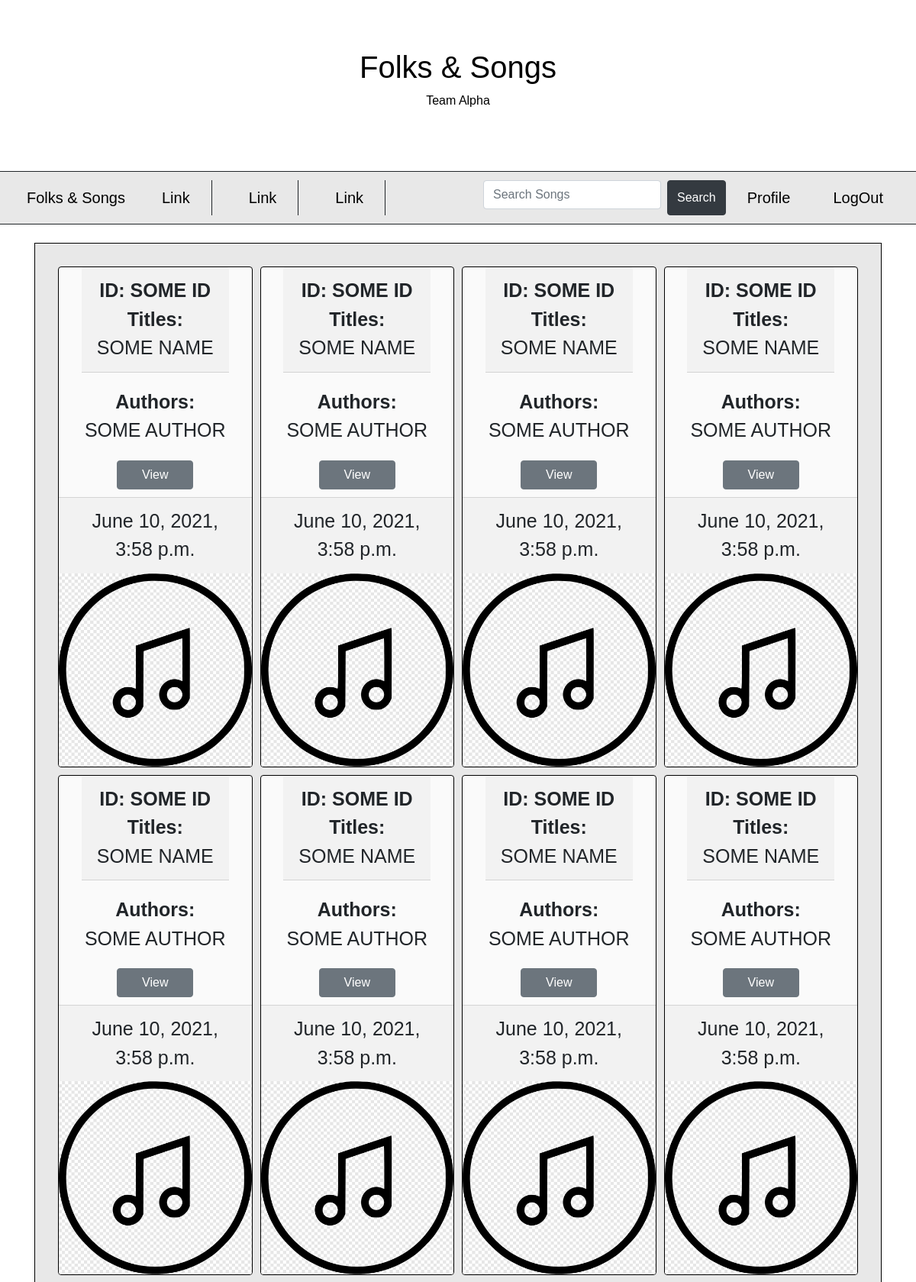
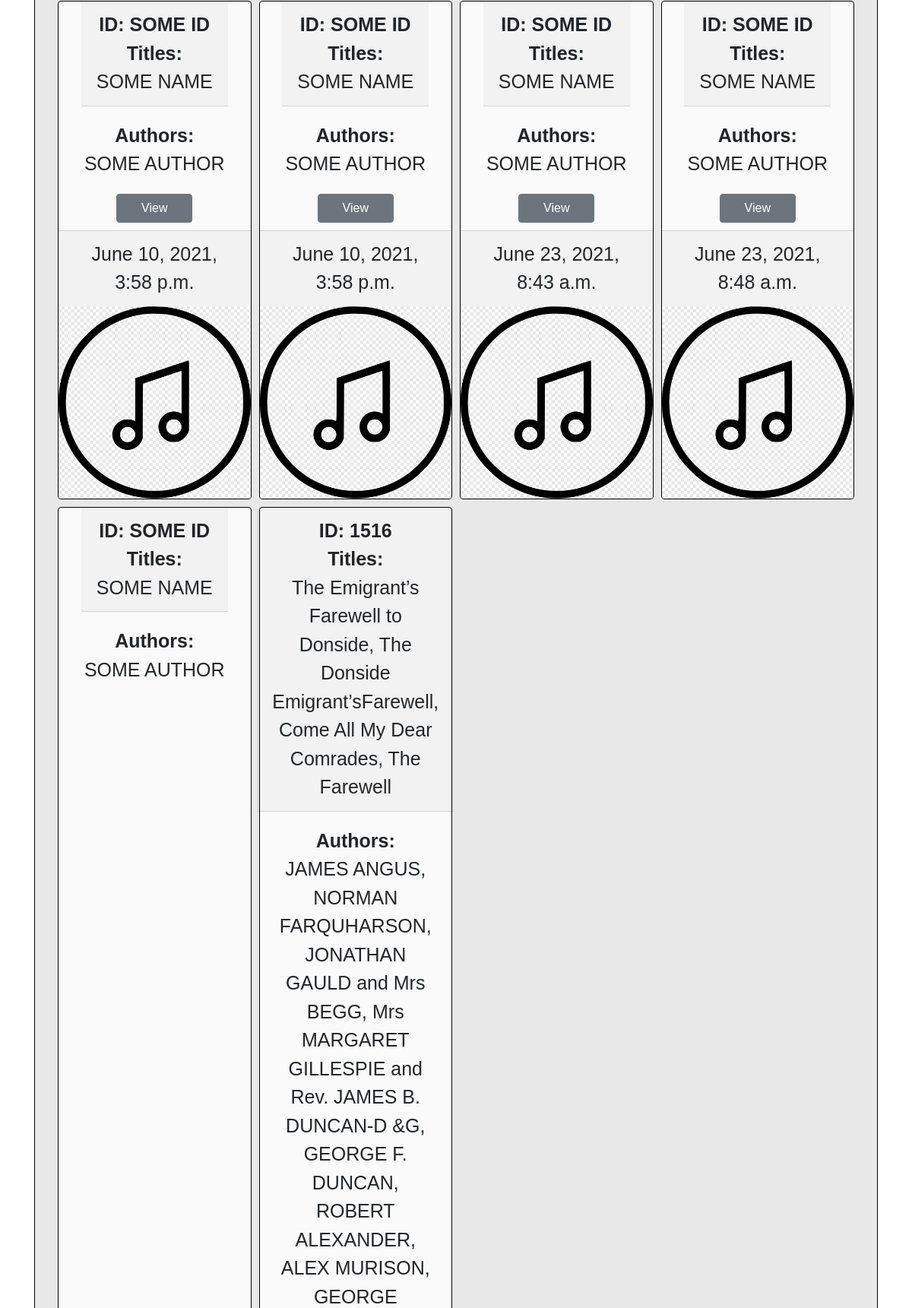
The app's page / (signed in, upper part) with its own data (2 pictures, top to bottom).
### folksongs/models.py (models this page shows, shortened)
class Song(models.Model):
    songID = models.CharField(max_length=30, default="SOME ID")
    songName = models.TextField()
    songAuthor = models.TextField()
    description = models.TextField()
    created_date = models.DateTimeField(auto_now_add=True)

### folksongs/views.py (the view)
# urls.py: 2. Add a URL to urlpatterns:  path('', views.home, name='home')
def home(request):
    songs = Song.objects.all()
    return render(request, 'home.html', {'songs': songs})

### folksongs/templates/home.html
{% extends 'base.html' %}
{% block content %}
<div class="container">
	<div class="grid-container">
		{% for song in songs %}
		<div class="card card-home">
			<div class="card-header"><b>ID: {{song.songID}}</b> <br> <b>Titles:</b> <br>{{song.songName}}</div>
			<div class="card-body"><b>Authors:</b> <br>{{song.songAuthor}}</div>
			<a href="{% url 'song' id=song.id %}" class="btn btn-secondary btn-home">View</a>
			<div class="card-footer">{{song.created_date}}</div>
			<img class="card-img-bottom" src="/static/imgGleb/music.png" alt="hmm" style="width:100%">
		</div>
		{% endfor %}
	</div>
</div>
{% endblock %}

### static/style.css (style rules this page uses)
* * { box-sizing: border-box; font-family: Arial, Helvetica, sans-serif; }
.grid-container { display: grid; grid-template-columns: auto auto auto auto; grid-gap: 10px; background-color: rgb(232, 232, 232); border: 1px solid black; padding: 30px; margin-bottom: 150px; }
.grid-container > div { background-color: rgba(255, 255, 255, 0.8); border: 1px solid black; text-align: center; font-size: 25px; }
.card-home { align-items: center; }
.btn-home { width: 100px; margin-bottom: 10px; }

### records on screen
Song: songID "SOME ID", songName "SOME NAME", songAuthor "SOME AUTHOR", created_date "June 10, 2021, 3:58 p.m."
Song: songID "SOME ID", songName "SOME NAME", songAuthor "SOME AUTHOR", created_date "June 10, 2021, 3:58 p.m."
Song: songID "SOME ID", songName "SOME NAME", songAuthor "SOME AUTHOR", created_date "June 10, 2021, 3:58 p.m."
Song: songID "SOME ID", songName "SOME NAME", songAuthor "SOME AUTHOR", created_date "June 10, 2021, 3:58 p.m."
Song: songID "SOME ID", songName "SOME NAME", songAuthor "SOME AUTHOR", created_date "June 10, 2021, 3:58 p.m."
Song: songID "SOME ID", songName "SOME NAME", songAuthor "SOME AUTHOR", created_date "June 10, 2021, 3:58 p.m."
Song: songID "SOME ID", songName "SOME NAME", songAuthor "SOME AUTHOR", created_date "June 10, 2021, 3:58 p.m."
Song: songID "SOME ID", songName "SOME NAME", songAuthor "SOME AUTHOR", created_date "June 10, 2021, 3:58 p.m."
Song: songID "SOME ID", songName "SOME NAME", songAuthor "SOME AUTHOR", created_date "June 10, 2021, 3:58 p.m."
Song: songID "SOME ID", songName "SOME NAME", songAuthor "SOME AUTHOR", created_date "June 10, 2021, 3:58 p.m."
Song: songID "SOME ID", songName "SOME NAME", songAuthor "SOME AUTHOR", created_date "June 23, 2021, 8:43 a.m."
Song: songID "SOME ID", songName "SOME NAME", songAuthor "SOME AUTHOR", created_date "June 23, 2021, 8:48 a.m."
Song: songID "SOME ID", songName "SOME NAME", songAuthor "SOME AUTHOR"
Song: songID "1516", songName "The Emigrant’s Farewell to Donside, The Donside Emigrant’sFarewell, Come All My Dear Comrades, The Farewell"
